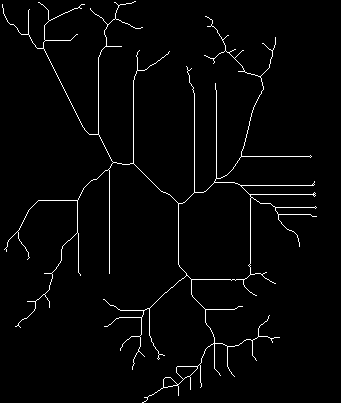
#> input picture Project_Files/MAPS/Lake_Murray_Map_Skeletons/SE_corner_thinned.png, 341 x 403 px, found by its file name
$ jupyter execute --allow-errors zig_zag_skeleton.ipynb   (shell and % lines are left out)
#> lines starting #> are read from the running program, lines starting #| are printed output that depends on the picture
#> in open_image (call 3), `image = cv2.imread(path, 0)`: image: shape (403, 341); 2.3% white in thin lines or dots
### Project_Files/Jasons_Functions/open_or_show_image.py
import matplotlib.pyplot as plt
import cv2

#this is pretty self explainatory: you either open or show and image
def open_image(path):
    try:
        image = cv2.imread(path, 0) # Reading an image in grayscale mode
        # print("found image at : " , path)
    except:
        print("couldn't find image at : ", path)
    return(image)

def show_image(image):
    plt.imshow(image, cmap='gray') #map the image to black and white, white representing the line
    plt.show()

### Project_Files/Jasons_Functions/drawline.py
import cv2

#this function draws a line between two points on an image array (note image arrays are indexed weird)
def drawline(p1,p2,image):
    """takes in two np array points and an image to draw on, spits out the image with a line between points

    :param p1: integer array of a point
    :type p1: integer numpy array
    :param image: WHITE ON BLACK image
    :type iamge: integer np array

    :rtype: integer np array
    :return: image w a line between points
    """
    p1 = tuple(p1.astype(int).tolist()) #input is numpyfloat array
    p2 = tuple(p2.astype(int).tolist()) # cv2.line needs tuple int inputs
    color = (255, 255, 255) # color in BGR
    thickness = 1 # line thickness

    #AND THEN FLIP THE  Y , X  FORMAT TO GRAPH IT CORRECTLY !!!!!!
    start_point  = [p1[1],p1[0]]
    end_point = [p2[1],p2[0]]

    return(cv2.line(image, start_point, end_point, color, thickness))

### Project_Files/Jasons_Functions/skeleton_to_graph.py
import cv2
import numpy as np
from skimage.morphology import skeletonize
import sknw

from open_or_show_image import *


#Jasons skeleton to graph function, useful for extracting information about skeleton
# ------------------------------------------------------------------------
#inputs: path to skeleton of an image
#outputs: <class 'networkx.classes.graph.Graph'>
def skeleton_to_graph(path):
    """takes in path to image , note needs to be black background white foreground ,
    :param path: path to image
    :type path: string

    :rtype: graph
    :return: a graph of the skeleton with
    """

    try: img = open_image(path)# get img
    except : print("\n\ncan't find that image at", path,"\n\n")
    img = (255-img)
    img = img > 127 #make bool
    ske = skeletonize(~img).astype(np.uint16) # this just changes data type and SHOULDNT change skeleton shape
    graph = sknw.build_sknw(ske) # build graph from skeleton
    # print("\nskeleton converted to graph\n")
    return graph

### Project_Files/hold this a minute/zig_zag_skeleton/zig_zag_skeleton.ipynb
[cell 1]
import cv2
import matplotlib.pyplot as plt
import numpy as np
from skimage.morphology import skeletonize
from skimage import data
import sknw
import networkx as nx

import sys
sys.path.append("/home/jasonraiti/Documents/GitHub/USC_REU/Project_Files/Jasons_Functions/")

from drawline import *

from erosion_dilation import *

from jasons_skeletonize import *

from trim_edges import * # new_array = trim_edges(path,weight_threshold)

from generate_waypoints import *

from skeleton_to_graph import * # graph = skeleton_to_graph(path)

from open_or_show_image import * # image = open_image(path) , show_image(image)

from locate_nodes import * # total_skeleton,node_locations,edge_locations,endpoint_locations,island_locations = locate_nodes(path)

[cell 2]
def zigzag(start_point,end_point,num_turns,zig_zag_size,image): #zigzagsize will scale the size of the zig zags

    #num turns must be greater than 2
#> called with start_point = array of shape (2,), end_point = array of shape (2,), num_turns = 25, zig_zag_size = 25
    slope_vector = np.array([  end_point[0]- start_point[0] , end_point[1] - start_point[1] ]) # vector representation of slope here in format [y , x]
    step_vector = slope_vector / (num_turns - 1) # partition total change inslope into steps to zig zag across and -1 because the number of turns will be one less than the number of partitions (also in format [y , x])
    normalized_step_vector = step_vector/np.linalg.norm(step_vector) # here we are getting the normalized step_vector so we can use its direction and ignore its magnitude
    zig_zag_size_vector = normalized_step_vector * zig_zag_size

    for i in range(0,num_turns):


        # ctrl / to toggle commented areas
        # if i%2 ==0: # set zig and zag values (with alternating directions)
        #     zigzag = zig_zag_size_vector * np.array([1,-1])
        # else:
        #     zigzag =  zig_zag_size_vector * np.array([-1,1])

        if i%2 ==0: # set zig and zag values (with alternating directions)
            zigzag = [-zig_zag_size_vector[1], zig_zag_size_vector[0]]
        else:
            zigzag = [zig_zag_size_vector[1], -zig_zag_size_vector[0]]

        if i == 0: #if i is start point
            pt1 = start_point + step_vector*(i)
            pt2 = start_point + step_vector*(i+1) + zigzag
            try : image = drawline(pt1,pt2,image)
            except : print("error zigging")
            pt_old = pt2 #save endpoint
        elif i == num_turns-1: #elif i+1 is FINAL endpoint
            pt1 = pt_old
            pt2 = start_point + step_vector*(i)
            try : image = drawline(pt1,pt2,image)
            except : print("error zagging")
        else: #otherwise in the middle
            pt1 = pt_old
            pt2 = start_point + step_vector*(i+1) +zigzag
            try : image = drawline(pt1,pt2,image)
            except : print("error zig-zagging")
            pt_old =pt2 #save endpoint for next start
#> this loop made 25 passes
#> pass 3, in zigzag, `try : image = drawline(pt1,pt2,image)`:
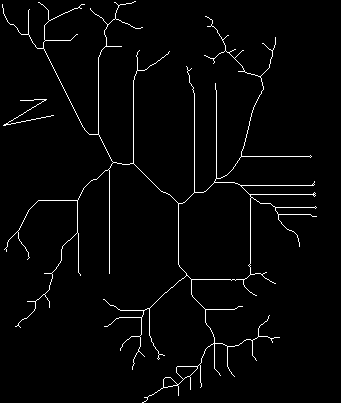
#> image: shape (403, 341); 2.4% white in thin lines or dots
#> after the loop:
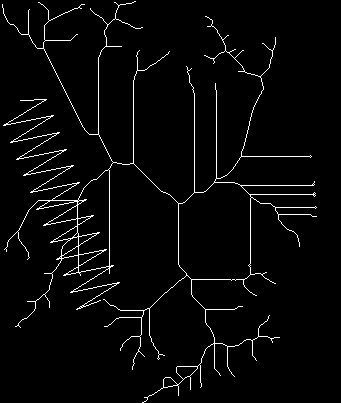
#> image: shape (403, 341); 3.1% white in thin lines or dots
    #image = drawline(start_point,end_point,image) #this is just for error checking, draw a line between start and end points
    #show_image(image)
    return(image)

[cell 3]
path = r'../MAPS/Map_Skeletons/Ibrahim_test_skeletons/preprocessing/trimmed/trimmed_e4_d4___MAPS_Map_originals_Ibrahim_Test_ibrahim_test_bw_png_png_skeleton_lee94_png.png'
#> (the rest of this cell did not finish here and is left out)

[cell 4]
path = r'../MAPS/Map_Skeletons/Ibrahim_test_skeletons/preprocessing/trimmed/trimmed_e4_d4___MAPS_Map_originals_Ibrahim_Test_ibrahim_test_bw_png_png_skeleton_lee94_png.png'
#> (the rest of this cell did not finish here and is left out)

[cell 5]
#note that 0,0 is top left corner and 225,225 is bottom right
start_point = np.array([ 100 , 20]) #list[] vs tuple() coordinates in y , x form
end_point = np.array([300,100])

        #fun fact r represents raw string so that backslashes are left in
path = r'../Lake_Murray_Map_Skeletons/SE_corner_thinned.png'
image = open_image(path) #start by opening the image, choose image in the function


image = zigzag(start_point,end_point,25,25,image)

show_image(image)
cv2.imwrite('zigzag_test.png', image )
#> Out = True

$ run again, with Project_Files/MAPS/Lake_Murray_Map_Skeletons/SE_corner_skeleton.png copied over Project_Files/MAPS/Lake_Murray_Map_Skeletons/SE_corner_thinned.png
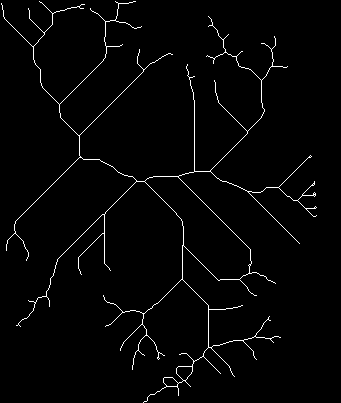
#> input picture Project_Files/MAPS/Lake_Murray_Map_Skeletons/SE_corner_skeleton.png, 341 x 403 px, found by its file name
#> the loop in zigzag, `for i in range(0,num_turns):` made 25 passes
#> pass 3, in zigzag, `try : image = drawline(pt1,pt2,image)`:
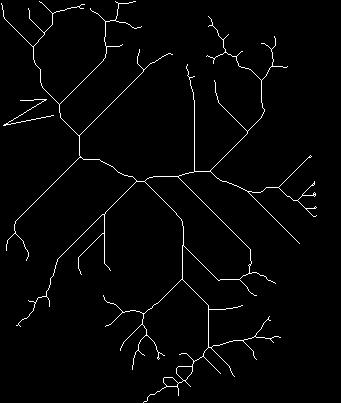
#> image: shape (403, 341); 2.1% white in thin lines or dots
#> after the loop in zigzag, `for i in range(0,num_turns):`:
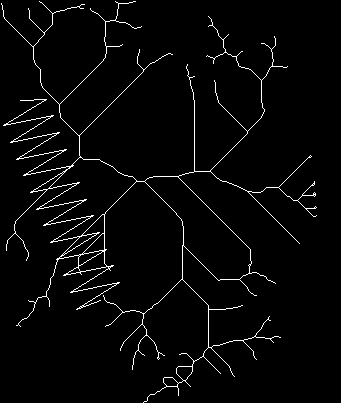
#> image: shape (403, 341); 2.8% white in thin lines or dots
#> Out = True

$ run again, with Project_Files/MAPS/Lake_Murray_Map_Skeletons/SE_corner_skeleton_lee94.png copied over Project_Files/MAPS/Lake_Murray_Map_Skeletons/SE_corner_thinned.png
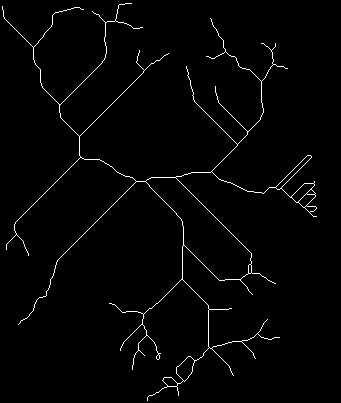
#> input picture Project_Files/MAPS/Lake_Murray_Map_Skeletons/SE_corner_skeleton_lee94.png, 341 x 403 px, found by its file name
#> the loop in zigzag, `for i in range(0,num_turns):` made 25 passes
#> pass 3, in zigzag, `try : image = drawline(pt1,pt2,image)`:
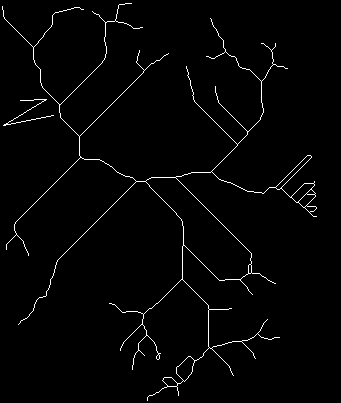
#> image: shape (403, 341); 1.8% white in thin lines or dots
#> after the loop in zigzag, `for i in range(0,num_turns):`:
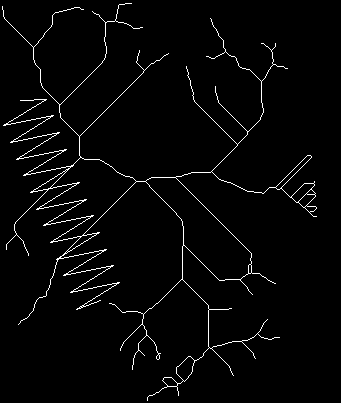
#> image: shape (403, 341); 2.5% white in thin lines or dots
#> Out = True
